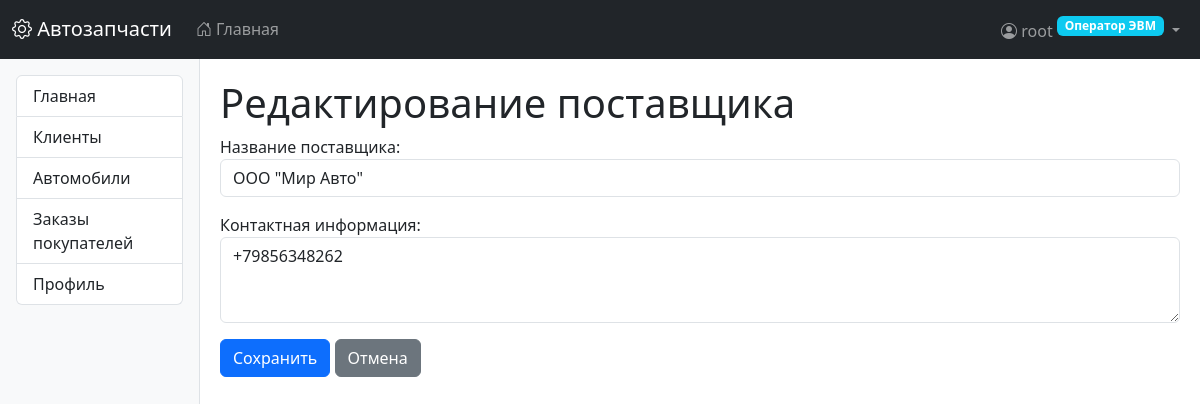
The app's page /parts/suppliers/1/update/ (signed in) with its own data.
### users/models.py (models this page shows, shortened)
class CustomUser(AbstractUser):
    class Role(models.TextChoices):
        OPERATOR = 'operator', _('Оператор ЭВМ')
        PARTS_MANAGER = 'parts_manager', _('Менеджер по деталям')
        ORDERS_MANAGER = 'orders_manager', _('Менеджер по заказам')
        SUPPLY_MANAGER = 'supply_manager', _('Менеджер по поставкам')
        STOREKEEPER = 'storekeeper', _('Кладовщик')
        DELIVERY_MANAGER = 'delivery_manager', _('Начальник службы доставки')
        DRIVER = 'driver', _('Водитель службы доставки')
    role = models.CharField(
        max_length=20,
        choices=Role.choices,
        default=Role.OPERATOR,
        verbose_name=_('Роль')
    )
    phone = models.CharField(max_length=20, blank=True, null=True, verbose_name=_('Телефон'))
    address = models.TextField(blank=True, null=True, verbose_name=_('Адрес'))
    delivery_preference = models.BooleanField(
        default=False,
        verbose_name=_('Требуется доставка')
    )
    groups = models.ManyToManyField(
        Group,
        verbose_name=_('Группы'),
        blank=True,
        related_name="custom_user_set",
        related_query_name="custom_user",
    )
    user_permissions = models.ManyToManyField(
        Permission,
        verbose_name=_('Права пользователя'),
        blank=True,
        related_name="custom_user_set",
        related_query_name="custom_user",
    )
    class Meta:
        verbose_name = _('Пользователь')
        verbose_name_plural = _('Пользователи')

### parts/models.py (models this page shows, shortened)
class Supplier(models.Model):
    name = models.CharField('Название поставщика', max_length=100, unique=True)
    contact_info = models.TextField('Контактная информация', blank=True)
    class Meta:
        verbose_name = 'Поставщик'
        verbose_name_plural = 'Поставщики'

### parts/views.py (the view)
# urls.py: path('suppliers/<int:pk>/update/', views.SupplierUpdateView.as_view(), name='supplier_update'),
class SupplierUpdateView(LoginRequiredMixin, RoleRequiredMixin, UpdateView):
    model = Supplier
    form_class = SupplierForm
    template_name = 'parts/supplier_form.html'
    success_url = reverse_lazy('supplier_list')
    allowed_roles = ['supply_manager']

### parts/forms.py
class SupplierForm(forms.ModelForm):
    class Meta:
        model = Supplier
        fields = ['name', 'contact_info']
        widgets = {
            'name': forms.TextInput(attrs={'class': 'form-control'}),
            'contact_info': forms.Textarea(attrs={'class': 'form-control', 'rows': 3}),
        }

### core/mixins.py (called while the page is built)
    def test_func(self):
        if not self.request.user.is_authenticated:
            return False
        if self.request.user.is_superuser:
            return True
        if self.request.user.role in self.allowed_roles:
            return True
        raise PermissionDenied("У вас нет прав для доступа к этой странице")

### templates/parts/supplier_form.html (shortened to what this page needs)
{% extends "base.html" %}
{% block content %}
<h1>{% if object %}Редактирование поставщика{% else %}Добавление нового поставщика{% endif %}</h1>
<form method="post">
    <div class="mb-3">
        {{ form.name.label_tag }}
        {{ form.name }}
    </div>
    <div class="mb-3">
        {{ form.contact_info.label_tag }}
        {{ form.contact_info }}
    </div>
    <button type="submit" class="btn btn-primary">Сохранить</button>
    <a href="{% url 'supplier_list' %}" class="btn btn-secondary">Отмена</a>
</form>
{% endblock %}

### templates/base.html (shortened to what this page needs)
<!DOCTYPE html>
<html lang="ru">
<head>
    <link href="https://cdn.jsdelivr.net/npm/bootstrap@5.3.0/dist/css/bootstrap.min.css" rel="stylesheet">
    <link rel="stylesheet" href="https://cdn.jsdelivr.net/npm/bootstrap-icons@1.10.0/font/bootstrap-icons.css">
</head>
<body>
    <nav class="navbar navbar-expand-lg navbar-dark bg-dark">
        <div class="container-fluid">
            <a class="navbar-brand" href="{% url 'home' %}">
                <i class="bi bi-gear"></i> Автозапчасти
            </a>
            <div class="collapse navbar-collapse" id="navbarMain">
                <ul class="navbar-nav me-auto">
                    <li class="nav-item">
                        <a class="nav-link" href="{% url 'home' %}">
                            <i class="bi bi-house-door"></i> Главная
                        </a>
                    </li>
                </ul>
                <ul class="navbar-nav ms-auto">
                    {% if user.is_authenticated %}
                    <li class="nav-item dropdown">
                        <a class="nav-link dropdown-toggle" href="#" role="button" data-bs-toggle="dropdown">
                            <i class="bi bi-person-circle"></i>
                            {{ user.get_full_name|default:user.username }}
                            <span class="badge bg-info role-badge">{{ user.get_role_display }}</span>
                        </a>
                    </li>
                    {% else %}
                    <li class="nav-item">
                        <a class="nav-link" href="{% url 'login' %}">
                            <i class="bi bi-box-arrow-in-right"></i> Войти
                        </a>
                    </li>
                    {% endif %}
                </ul>
            </div>
        </div>
    </nav>
    <div class="container-fluid">
        <div class="row">
            {% if user.is_authenticated %}
            <div class="col-md-2 sidebar p-3">
                <div class="list-group">
                    {% for item in menu_items %}
                    <a href="{{ item.url }}" class="list-group-item list-group-item-action">
                        {{ item.title }}
                    </a>
                    {% endfor %}
                </div>
            </div>
            <div class="col-md-10 main-content">
            {% else %}
            <div class="col-12 main-content">
            {% endif %}
                {% block content %}{% endblock %}
            </div>
        </div>
    </div>
</body>
</html>

### templates/base.html (style rules this page uses)
.sidebar { min-height: calc(100vh - 56px); background-color: #f8f9fa; border-right: 1px solid #dee2e6; }
.main-content { padding: 20px; }
.role-badge { font-size: 0.75rem; vertical-align: super; }

### records on screen
CustomUser: get_full_name "root", role "Оператор ЭВМ"
Supplier: name "ООО \"Мир Авто\"", contact_info "+79856348262"

### other values on screen
{{ item.title }} "Главная" "Клиенты" "Автомобили" "Заказы покупателей" "Профиль"
